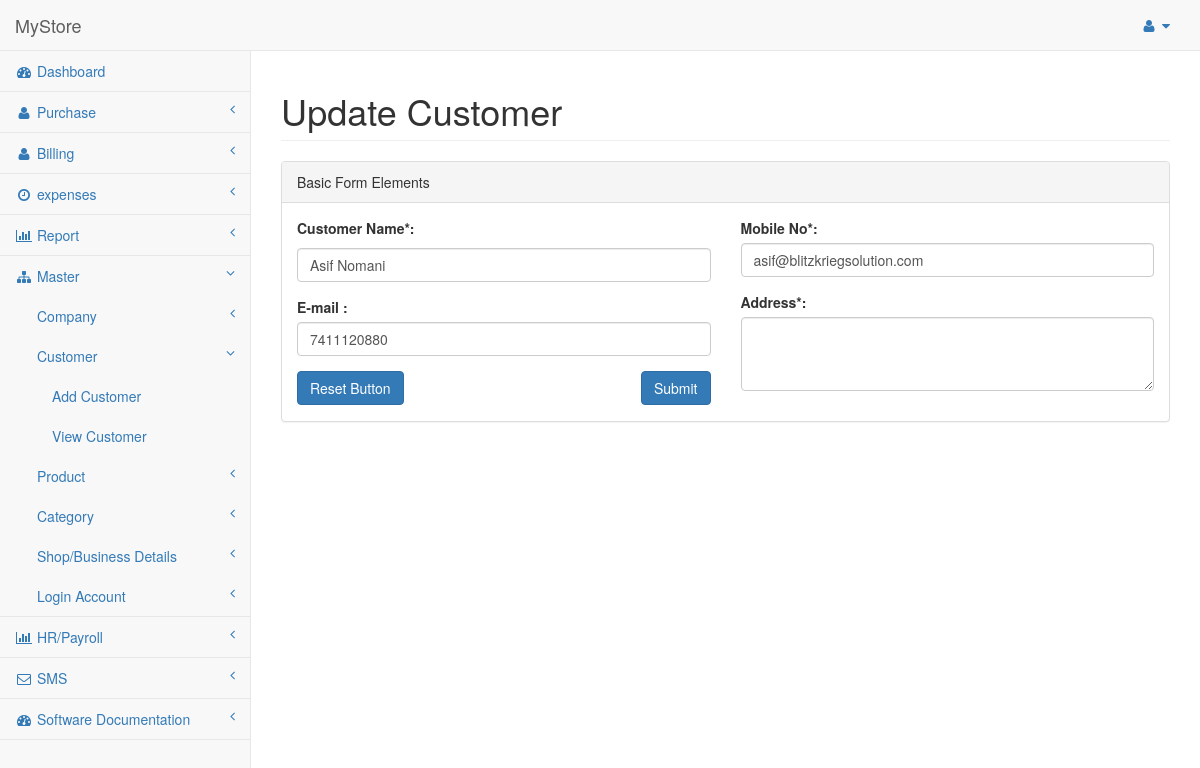
Screenshot of /Edit-Customer.php?customer_id=1 (signed in) with the database file from the repository.
### tables this page shows
CREATE TABLE IF NOT EXISTS `customer` (
  `customer_id` int(11) NOT NULL AUTO_INCREMENT,
  `customer_name` varchar(255) NOT NULL,
  `mobile_no` varchar(255) NOT NULL,
  `email_id` varchar(255) NOT NULL,
  `address` text NOT NULL,
  PRIMARY KEY (`customer_id`)
);

### Edit-Customer.php (the view, shortened to what this page needs)
<?php include('header.php'); ?>
        <div id="page-wrapper">
            <div class="row">
                <div class="col-lg-12">
                    <h1 class="page-header">Update Customer</h1>
                </div>
            </div>
            <div class="row">
                <div class="col-lg-12">
                    <div class="panel panel-default">
                        <div class="panel-heading">
                            Basic Form Elements
                        </div>
                        <div class="panel-body">
                            <div class="row">
                                <div class="col-lg-6">
								<?php
									$customer_id = $_REQUEST['customer_id'];
									$sqls = mysql_query("SELECT * FROM customer WHERE customer_id=$customer_id");
									$res = mysql_fetch_array($sqls);
								?>
                                    <form role="form" method="post">
										<div class="form-group">
                                            <label>Customer Name*:</label>
                                            <p class="help-block"><input class="form-control"  name="customer_name" id="customer_name" value="<?php echo $res['customer_name']; ?>" placeholder="Customer Name" required></p>
                                        </div>
                                        <div class="form-group">
                                            <label>E-mail :</label>
                                            <input class="form-control" name="email_id" id="email_id" value="<?php echo $res['mobile_no']; ?>" placeholder="Email Id">
                                        </div>
                                        <input type="submit" name="submit" class="btn btn-primary" style="float: right;">
                                        <button type="reset" class="btn btn-primary">Reset Button</button>
                                </div>
                                <div class="col-lg-6">
                                        <fieldset>
                                        <div class="form-group">
                                            <label>Mobile No*:</label>
                                            <input class="form-control" name="mobile_no" maxlength="10" id="mobile_no" value="<?php echo $res['email_id']; ?>" placeholder="Mobile No" required>
                                        </div>
										<div class="form-group">
                                            <label>Address*:</label>
                                            <textarea class="form-control" rows="3" name="address" id="address" required><?php echo $res['address']; ?></textarea>
                                        </div>
                                        </fieldset>
                                </div>
                            </div>
                        </div>
                    </div>
                </div>
            </div>
        </div>
    </div>
</body>
</html>

### rows the page displays
customer: customer_name "Asif Nomani", email_id "7411120880", mobile_no "asif@blitzkriegsolution.com"
